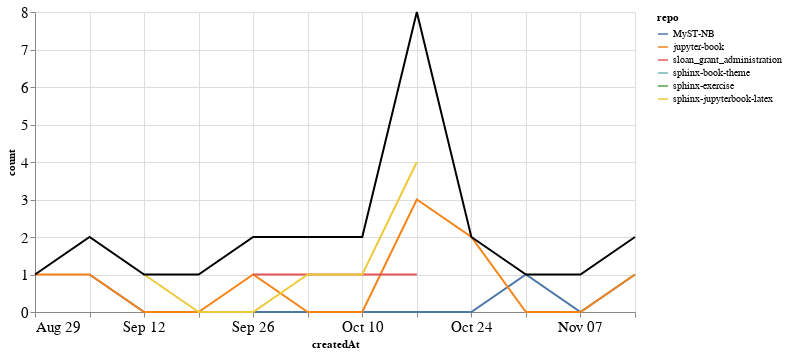

The notebook cell saved with this chart:
### Markdown cell above
### PRs

### Code cell
prs_time = prs.groupby('repo').resample('W', on='createdAt').count()['author'].reset_index()
prs_time = prs_time.rename(columns={'author': 'count'})
prs_time_total = prs_time.groupby('createdAt').agg({"count": "sum"}).reset_index()

ch1 = alt.Chart(prs_time, width=600).mark_line().encode(
    x='createdAt',
    y='count',
    color='repo',
    tooltip="repo"
)

ch2 = alt.Chart(prs_time_total, width=600).mark_line(color="black").encode(
    x='createdAt',
    y='count',
)

ch1 + ch2

### Figure 1 — Vega-Lite specification as saved in the notebook (floating-point values rounded to 4 significant figures)
{"config": {"axisLeft": {"labelFontSize": 15}, "axisBottom": {"labelFontSize": 15}}, "layer": [{"data": {"name": "data-84459378cfb702361d74d79765a9ff4d"}, "mark": "line", "encoding": {"color": {"type": "nominal", "field": "repo"}, "tooltip": {"type": "nominal", "field": "repo"}, "x": {"type": "temporal", "field": "createdAt"}, "y": {"type": "quantitative", "field": "count"}}, "width": 600}, {"data": {"name": "data-a76a60cec3ba9b494f2a08bb5d1e483e"}, "mark": {"type": "line", "color": "black"}, "encoding": {"x": {"type": "temporal", "field": "createdAt"}, "y": {"type": "quantitative", "field": "count"}}, "width": 600}], "$schema": "https://vega.github.io/schema/vega-lite/v4.8.1.json", "datasets": {"data-84459378cfb702361d74d79765a9ff4d": [{"repo": "MyST-NB", "createdAt": "2021-09-05T00:00:00", "count": 1}, {"repo": "MyST-NB", "createdAt": "2021-09-12T00:00:00", "count": 0}, {"repo": "MyST-NB", "createdAt": "2021-09-19T00:00:00", "count": 0}, {"repo": "MyST-NB", "createdAt": "2021-09-26T00:00:00", "count": 0}, {"repo": "MyST-NB", "createdAt": "2021-10-03T00:00:00", "count": 0}, {"repo": "MyST-NB", "createdAt": "2021-10-10T00:00:00", "count": 0}, {"repo": "MyST-NB", "createdAt": "2021-10-17T00:00:00", "count": 0}, {"repo": "MyST-NB", "createdAt": "2021-10-24T00:00:00", "count": 0}, {"repo": "MyST-NB", "createdAt": "2021-10-31T00:00:00", "count": 1}, {"repo": "MyST-NB", "createdAt": "2021-11-07T00:00:00", "count": 0}, {"repo": "MyST-NB", "createdAt": "2021-11-14T00:00:00", "count": 1}, {"repo": "jupyter-book", "createdAt": "2021-08-29T00:00:00", "count": 1}, {"repo": "jupyter-book", "createdAt": "2021-09-05T00:00:00", "count": 1}, {"repo": "jupyter-book", "createdAt": "2021-09-12T00:00:00", "count": 0}, {"repo": "jupyter-book", "createdAt": "2021-09-19T00:00:00", "count": 0}, {"repo": "jupyter-book", "createdAt": "2021-09-26T00:00:00", "count": 1}, {"repo": "jupyter-book", "createdAt": "2021-10-03T00:00:00", "count": 0}, {"repo": "jupyter-book", "createdAt": "2021-10-10T00:00:00", "count": 0}, {"repo": "jupyter-book", "createdAt": "2021-10-17T00:00:00", "count": 3}, {"repo": "jupyter-book", "createdAt": "2021-10-24T00:00:00", "count": 2}, {"repo": "jupyter-book", "createdAt": "2021-10-31T00:00:00", "count": 0}, {"repo": "jupyter-book", "createdAt": "2021-11-07T00:00:00", "count": 0}, {"repo": "jupyter-book", "createdAt": "2021-11-14T00:00:00", "count": 1}, {"repo": "sloan_grant_administration", "createdAt": "2021-09-26T00:00:00", "count": 1}, {"repo": "sloan_grant_administration", "createdAt": "2021-10-03T00:00:00", "count": 1}, {"repo": "sloan_grant_administration", "createdAt": "2021-10-10T00:00:00", "count": 1}, {"repo": "sloan_grant_administration", "createdAt": "2021-10-17T00:00:00", "count": 1}, {"repo": "sphinx-book-theme", "createdAt": "2021-09-19T00:00:00", "count": 1}, {"repo": "sphinx-exercise", "createdAt": "2021-11-07T00:00:00", "count": 1}, {"repo": "sphinx-jupyterbook-latex", "createdAt": "2021-09-12T00:00:00", "count": 1}, {"repo": "sphinx-jupyterbook-latex", "createdAt": "2021-09-19T00:00:00", "count": 0}, {"repo": "sphinx-jupyterbook-latex", "createdAt": "2021-09-26T00:00:00", "count": 0}, {"repo": "sphinx-jupyterbook-latex", "createdAt": "2021-10-03T00:00:00", "count": 1}, {"repo": "sphinx-jupyterbook-latex", "createdAt": "2021-10-10T00:00:00", "count": 1}, {"repo": "sphinx-jupyterbook-latex", "createdAt": "2021-10-17T00:00:00", "count": 4}], "data-a76a60cec3ba9b494f2a08bb5d1e483e": [{"createdAt": "2021-08-29T00:00:00", "count": 1}, {"createdAt": "2021-09-05T00:00:00", "count": 2}, {"createdAt": "2021-09-12T00:00:00", "count": 1}, {"createdAt": "2021-09-19T00:00:00", "count": 1}, {"createdAt": "2021-09-26T00:00:00", "count": 2}, {"createdAt": "2021-10-03T00:00:00", "count": 2}, {"createdAt": "2021-10-10T00:00:00", "count": 2}, {"createdAt": "2021-10-17T00:00:00", "count": 8}, {"createdAt": "2021-10-24T00:00:00", "count": 2}, {"createdAt": "2021-10-31T00:00:00", "count": 1}, {"createdAt": "2021-11-07T00:00:00", "count": 1}, {"createdAt": "2021-11-14T00:00:00", "count": 2}]}}
